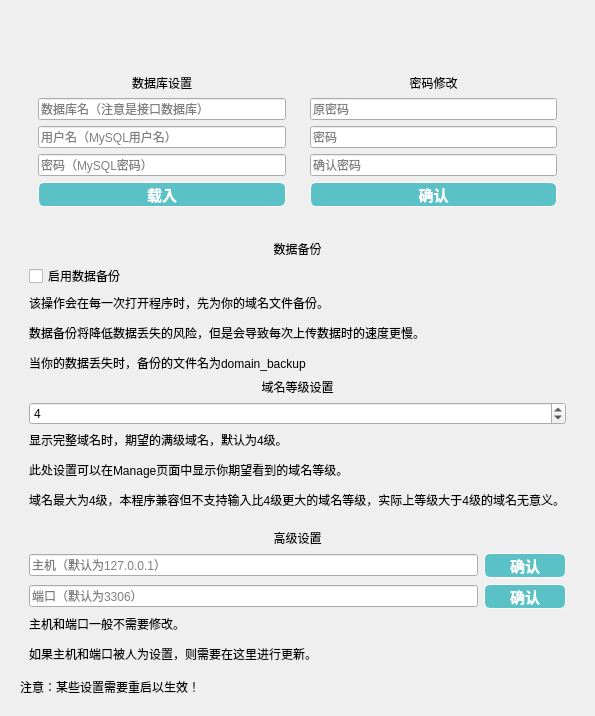
           <widget class="QWidget" name="pageSetting">
            <layout class="QGridLayout" name="gridLayout_5">
             <item row="0" column="0">
              <widget class="QWidget" name="widget_2" native="true">
               <layout class="QVBoxLayout" name="verticalLayout_4">
                <item>
                 <widget class="QWidget" name="widget_6" native="true">
                  <property name="minimumSize">
                   <size>
                    <width>0</width>
                    <height>100</height>
                   </size>
                  </property>
                  <layout class="QHBoxLayout" name="horizontalLayout">
                   <item>
                    <widget class="QWidget" name="widget_4" native="true">
                     <property name="minimumSize">
                      <size>
                       <width>0</width>
                       <height>0</height>
                      </size>
                     </property>
                     <layout class="QVBoxLayout" name="verticalLayout_2">
                      <item>
                       <widget class="Scroll" name="tipsL" native="true">
                        <property name="minimumSize">
                         <size>
                          <width>0</width>
                          <height>30</height>
                         </size>
                        </property>
                       </widget>
                      </item>
                      <item>
                       <widget class="QLabel" name="label_2">
                        <property name="styleSheet">
                         <string notr="true">font: 700 12pt &quot;Microsoft YaHei UI&quot;;</string>
                        </property>
                        <property name="text">
                         <string>数据库设置</string>
                        </property>
                        <property name="alignment">
                         <set>Qt::AlignCenter</set>
                        </property>
                       </widget>
                      </item>
                      <item>
                       <widget class="QtMaterialAutoComplete" name="sqlDbNameLineEdit">
                        <property name="placeholderText">
                         <string>数据库名（注意是接口数据库）</string>
                        </property>
                       </widget>
                      </item>
                      <item>
                       <widget class="QtMaterialAutoComplete" name="sqlUsernameLineEdit">
                        <property name="placeholderText">
                         <string>用户名（MySQL用户名）</string>
                        </property>
                       </widget>
                      </item>
                      <item>
                       <widget class="QtMaterialAutoComplete" name="sqlPwdLineEdit">
                        <property name="echoMode">
                         <enum>QLineEdit::Password</enum>
                        </property>
                        <property name="placeholderText">
                         <string>密码（MySQL密码）</string>
                        </property>
                       </widget>
                      </item>
                      <item>
                       <widget class="QPushButton" name="loadHost">
                        <property name="minimumSize">
                         <size>
                          <width>82</width>
                          <height>20</height>
                         </size>
                        </property>
                        <property name="cursor">
                         <cursorShape>PointingHandCursor</cursorShape>
                        </property>
                        <property name="styleSheet">
                         <string notr="true">QPushButton {
	border: 0.5px solid white;
	border-radius: 6px;
	background-color: rgb(90, 194, 198);
	min-width: 80px;
	font-family: &quot;Times New Roman&quot;;
	font-size: 11pt;
	font-weight: bold;
	color: white;
}

QPushButton:hover {
	border: 0.5px solid white;
	border-radius: 6px;
	background-color: #1fab89;
	min-width: 80px;
	font-family: &quot;Times New Roman&quot;;
	font-size: 10pt;
	font-weight: bold;
	color: white;
}</string>
                        </property>
                        <property name="text">
                         <string>载入</string>
                        </property>
                       </widget>
                      </item>
                     </layout>
                    </widget>
                   </item>
                   <item>
                    <widget class="QWidget" name="widget_5" native="true">
                     <property name="minimumSize">
                      <size>
                       <width>0</width>
                       <height>0</height>
                      </size>
                     </property>
                     <layout class="QVBoxLayout" name="verticalLayout_3">
                      <item>
                       <widget class="Scroll" name="tipsR" native="true">
                        <property name="minimumSize">
                         <size>
                          <width>0</width>
                          <height>30</height>
                         </size>
                        </property>
                       </widget>
                      </item>
                      <item>
                       <widget class="QLabel" name="label_19">
                        <property name="styleSheet">
                         <string notr="true">font: 700 12pt &quot;Microsoft YaHei UI&quot;;</string>
                        </property>
                        <property name="text">
                         <string>密码修改</string>
                        </property>
                        <property name="alignment">
                         <set>Qt::AlignCenter</set>
                        </property>
                       </widget>
                      </item>
                      <item>
                       <widget class="QtMaterialAutoComplete" name="oldPwdLineEdit">
                        <property name="echoMode">
                         <enum>QLineEdit::Password</enum>
                        </property>
                        <property name="placeholderText">
                         <string>原密码</string>
                        </property>
                       </widget>
                      </item>
                      <item>
                       <widget class="QtMaterialAutoComplete" name="changePwdLineEdit">
                        <property name="echoMode">
                         <enum>QLineEdit::Password</enum>
                        </property>
                        <property name="placeholderText">
                         <string>密码</string>
                        </property>
                       </widget>
                      </item>
                      <item>
                       <widget class="QtMaterialAutoComplete" name="changeConfirmLineEdit">
                        <property name="echoMode">
                         <enum>QLineEdit::Password</enum>
                        </property>
                        <property name="placeholderText">
                         <string>确认密码</string>
                        </property>
                       </widget>
                      </item>
                      <item>
                       <widget class="QPushButton" name="loadChange">
                        <property name="minimumSize">
                         <size>
                          <width>82</width>
                          <height>20</height>
                         </size>
                        </property>
                        <property name="cursor">
                         <cursorShape>PointingHandCursor</cursorShape>
                        </property>
                        <property name="styleSheet">
                         <string notr="true">QPushButton {
	border: 0.5px solid white;
	border-radius: 6px;
	background-color: rgb(90, 194, 198);
	min-width: 80px;
	font-family: &quot;Times New Roman&quot;;
	font-size: 11pt;
	font-weight: bold;
	color: white;
}

QPushButton:hover {
	border: 0.5px solid white;
	border-radius: 6px;
	background-color: #1fab89;
	min-width: 80px;
	font-family: &quot;Times New Roman&quot;;
	font-size: 10pt;
	font-weight: bold;
	color: white;
}</string>
                        </property>
                        <property name="text">
                         <string>确认</string>
                        </property>
                       </widget>
                      </item>
                     </layout>
                    </widget>
                   </item>
                  </layout>
                 </widget>
                </item>
                <item>
                 <widget class="QWidget" name="widget_8" native="true">
                  <property name="minimumSize">
                   <size>
                    <width>0</width>
                    <height>100</height>
                   </size>
                  </property>
                  <layout class="QVBoxLayout" name="verticalLayout_5">
                   <item>
                    <widget class="QLabel" name="label_29">
                     <property name="styleSheet">
                      <string notr="true">font: 700 12pt &quot;Microsoft YaHei UI&quot;;</string>
                     </property>
                     <property name="text">
                      <string>数据备份</string>
                     </property>
                     <property name="alignment">
                      <set>Qt::AlignCenter</set>
                     </property>
                    </widget>
                   </item>
                   <item>
                    <widget class="QCheckBox" name="saveButton">
                     <property name="text">
                      <string>启用数据备份</string>
                     </property>
                     <property name="checkable">
                      <bool>true</bool>
                     </property>
                     <property name="checked">
                      <bool>false</bool>
                     </property>
                    </widget>
                   </item>
                   <item>
                    <widget class="QLabel" name="label_30">
                     <property name="styleSheet">
                      <string notr="true">font: 9pt &quot;Microsoft YaHei UI&quot;;</string>
                     </property>
                     <property name="text">
                      <string>&lt;html&gt;&lt;head/&gt;&lt;body&gt;&lt;p&gt;该操作会在每一次打开程序时，先为你的域名文件备份。&lt;/p&gt;&lt;p&gt;数据备份将降低数据丢失的风险，但是会导致每次上传数据时的速度更慢。&lt;/p&gt;&lt;p&gt;当你的数据丢失时，备份的文件名为domain_backup&lt;/p&gt;&lt;/body&gt;&lt;/html&gt;</string>
                     </property>
                    </widget>
                   </item>
                   <item>
                    <widget class="QLabel" name="label_34">
                     <property name="styleSheet">
                      <string notr="true">font: 700 12pt &quot;Microsoft YaHei UI&quot;;</string>
                     </property>
                     <property name="text">
                      <string>域名等级设置</string>
                     </property>
                     <property name="alignment">
                      <set>Qt::AlignCenter</set>
                     </property>
                    </widget>
                   </item>
                   <item>
                    <widget class="QSpinBox" name="spinBox">
                     <property name="value">
                      <number>4</number>
                     </property>
                    </widget>
                   </item>
                   <item>
                    <widget class="QLabel" name="label_35">
                     <property name="styleSheet">
                      <string notr="true">font: 9pt &quot;Microsoft YaHei UI&quot;;</string>
                     </property>
                     <property name="text">
                      <string>&lt;html&gt;&lt;head/&gt;&lt;body&gt;&lt;p&gt;显示完整域名时，期望的满级域名，默认为4级。&lt;/p&gt;&lt;p&gt;此处设置可以在Manage页面中显示你期望看到的域名等级。&lt;/p&gt;&lt;p&gt;域名最大为4级，本程序兼容但不支持输入比4级更大的域名等级，实际上等级大于4级的域名无意义。&lt;br/&gt;&lt;/p&gt;&lt;/body&gt;&lt;/html&gt;</string>
                     </property>
                    </widget>
                   </item>
                   <item>
                    <widget class="QLabel" name="label_32">
                     <property name="styleSheet">
                      <string notr="true">font: 700 12pt &quot;Microsoft YaHei UI&quot;;</string>
                     </property>
                     <property name="text">
                      <string>高级设置</string>
                     </property>
                     <property name="alignment">
                      <set>Qt::AlignCenter</set>
                     </property>
                    </widget>
                   </item>
                   <item>
                    <layout class="QHBoxLayout" name="horizontalLayout_6">
                     <item>
                      <widget class="QtMaterialAutoComplete" name="sqlDbHostName">
                       <property name="placeholderText">
                        <string>主机（默认为127.0.0.1）</string>
                       </property>
                      </widget>
                     </item>
                     <item>
                      <widget class="QPushButton" name="loadHostName">
                       <property name="minimumSize">
                        <size>
                         <width>82</width>
                         <height>20</height>
                        </size>
                       </property>
                       <property name="cursor">
                        <cursorShape>PointingHandCursor</cursorShape>
                       </property>
                       <property name="styleSheet">
                        <string notr="true">QPushButton {
	border: 0.5px solid white;
	border-radius: 6px;
	background-color: rgb(90, 194, 198);
	min-width: 80px;
	font-family: &quot;Times New Roman&quot;;
	font-size: 11pt;
	font-weight: bold;
	color: white;
}

QPushButton:hover {
	border: 0.5px solid white;
	border-radius: 6px;
	background-color: #1fab89;
	min-width: 80px;
	font-family: &quot;Times New Roman&quot;;
	font-size: 10pt;
	font-weight: bold;
	color: white;
}</string>
                       </property>
                       <property name="text">
                        <string>确认</string>
                       </property>
                      </widget>
                     </item>
                    </layout>
                   </item>
                   <item>
                    <layout class="QHBoxLayout" name="horizontalLayout_7">
                     <item>
                      <widget class="QtMaterialAutoComplete" name="sqlDbPort">
                       <property name="placeholderText">
                        <string>端口（默认为3306）</string>
                       </property>
                      </widget>
                     </item>
                     <item>
                      <widget class="QPushButton" name="loadPort">
                       <property name="minimumSize">
                        <size>
                         <width>82</width>
                         <height>20</height>
                        </size>
                       </property>
                       <property name="cursor">
                        <cursorShape>PointingHandCursor</cursorShape>
                       </property>
                       <property name="styleSheet">
                        <string notr="true">QPushButton {
	border: 0.5px solid white;
	border-radius: 6px;
	background-color: rgb(90, 194, 198);
	min-width: 80px;
	font-family: &quot;Times New Roman&quot;;
	font-size: 11pt;
	font-weight: bold;
	color: white;
}

QPushButton:hover {
	border: 0.5px solid white;
	border-radius: 6px;
	background-color: #1fab89;
	min-width: 80px;
	font-family: &quot;Times New Roman&quot;;
	font-size: 10pt;
	font-weight: bold;
	color: white;
}</string>
                       </property>
                       <property name="text">
                        <string>确认</string>
                       </property>
                      </widget>
                     </item>
                    </layout>
                   </item>
                   <item>
                    <widget class="QLabel" name="label_33">
                     <property name="styleSheet">
                      <string notr="true">font: 9pt &quot;Microsoft YaHei UI&quot;;</string>
                     </property>
                     <property name="text">
                      <string>&lt;html&gt;&lt;head/&gt;&lt;body&gt;&lt;p&gt;主机和端口一般不需要修改。&lt;/p&gt;&lt;p&gt;如果主机和端口被人为设置，则需要在这里进行更新。&lt;/p&gt;&lt;/body&gt;&lt;/html&gt;</string>
                     </property>
                    </widget>
                   </item>
                  </layout>
                 </widget>
                </item>
                <item>
                 <widget class="QLabel" name="label_26">
                  <property name="styleSheet">
                   <string notr="true">font: 700 12pt &quot;Microsoft YaHei UI&quot;;</string>
                  </property>
                  <property name="text">
                   <string>注意：某些设置需要重启以生效！</string>
                  </property>
                 </widget>
                </item>
               </layout>
              </widget>
             </item>
            </layout>
           </widget>
